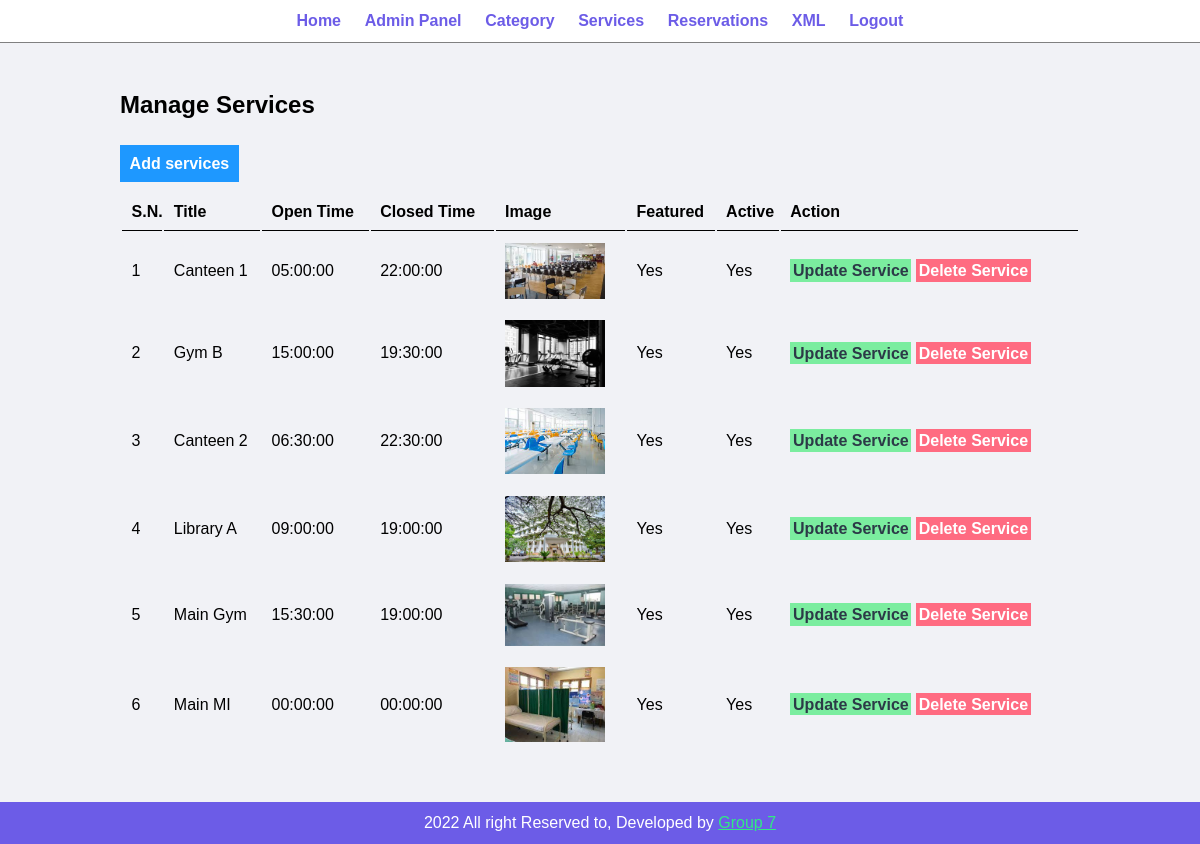
The app's page /admin/manage-service.php with its own data.
### tables this page shows
CREATE TABLE `tbl_service` (
  `id` int(50) NOT NULL,
  `title` varchar(50) NOT NULL,
  `description` varchar(100) NOT NULL,
  `otime` time NOT NULL,
  `ctime` time NOT NULL,
  `image_name` varchar(100) NOT NULL,
  `category_id` int(50) NOT NULL,
  `featured` varchar(50) NOT NULL,
  `active` varchar(50) NOT NULL
);

### admin/manage-service.php (the view, shortened to what this page needs)
<?php include('partials/menu.php');?>
<div class="main-content">
        <div class="wrapper">
       <h2>Manage Services</h2>
       <br>
         <br>
      <a href="<?php echo SITEURL;?>admin/add-service.php" class="btn-primary">Add services</a> <br> <br>
       <table class="tbl-full">
         <tr>
         <th>S.N.</th>
         <th>Title</th>
         <th>Open Time</th>
         <th>Closed Time</th>
         <th>Image</th>
         <th>Featured</th>
         <th>Active</th>
         <th>Action</th>
         </tr>
    <?php
        $sql = "SELECT * FROM tbl_service";
        $res= mysqli_query($conn,$sql);
        $count=mysqli_num_rows($res);
        $sn=1;
        if($count>0)
        {
            while($row=mysqli_fetch_assoc($res))
            {
              $id=$row['id'];
              $title = $row['title'];
              $otime=$row['otime'];
              $ctime=$row['ctime'];
              $image_name = $row['image_name'];
              $featured = $row['featured'];
              $active = $row['active'];
              ?>
            <tr>
                <td><?php echo $sn++ ; ?></td>
                <td><?php echo $title; ?></td>
                <td><?php echo $otime; ?></td>
                <td><?php echo $ctime; ?></td>
                <td>
                <?php
                if($image_name!=""){
                  ?>
                  <img src="<?php echo SITEURL;?>images/service/<?php echo $image_name; ?>"width="100px">
                  <?php
                }
                else{
                  echo "<div class='error'>Image Not Added.</div>";
                }
              ?>
                </td>
                <td><?php echo $featured; ?></td>
                <td><?php echo $active; ?></td>
                <td>
                    <a href="<?php echo SITEURL; ?>admin/update-service.php?id=<?php echo $id; ?>" class="btn-secondary"> Update Service</a>
                    <a href="<?php echo SITEURL; ?>admin/delete-service.php?id=<?php echo $id; ?>&image_name=<?php echo $image_name; ?>" class="btn-danger">Delete Service </a>
                </td>
            </tr>
              <?php
            }
        }
        else
        {
            echo"<tr><td colspan='8' class='error'> No Service Addded.</td></tr>";
        }
        ?>
       </table>
        </div>
      </div>
<?php include('partials/footer.php');?>

### admin/partials/menu.php (shortened to what this page needs)
<html>
    <head>
    <link rel="stylesheet" href="../css/admin.css">
    </head>
    <body>
      <div class="menu text-center">
          <div class="wrapper">
        <ul>
            <li><a href="index.php">Home</a></li>
            <li><a href="manage-admin.php">Admin Panel</a></li>
            <li><a href="manage-category.php">Category</a></li>
            <li><a href="manage-service.php">Services</a></li>
            <li><a href="appointment.php">Reservations</a></li>
            <li><a href="a.php">XML</a></li>
            <li><a href="../login/logout.php">Logout</a></li>
        </ul>
          </div>
      </div>
    </body>
</html>

### admin/partials/footer.php
  <div class="footer">
        <div class="wrapper">
           <p class="text-center">2022 All right Reserved to, Developed by <a href="#">Group 7</a></p>
        </div>
      </div>
  </body>
</html>

### css/admin.css (style rules this page uses)
* { margin: 0; padding: 0; font-family: Arial, Helvetica, sans-serif; }
.wrapper { padding: 1%; width: 80%; margin: 0 auto; }
.text-center { text-align: center; }
.menu { text-align: center; border-bottom: 1px solid gray; }
.menu ul { list-style-type: none; }
.menu ul li { display: inline; padding: 1%; }
.menu ul li a { text-decoration: none; font-weight: bold; color: #6c5ce7; }
.tbl-full { width: 100%; }
.btn-secondary { background-color: #7bed9f; padding: 1%; color: #2C3A47; text-decoration: none; font-weight: bold; }
table tr th { border-bottom: 1px solid black; padding: 1%; text-align: left; }
table tr td { padding: 1%; }
.btn-primary { background-color: #1e98ff; padding: 1%; color: white; text-decoration: none; font-weight: bold; }
.btn-danger { background-color: #ff6b81; padding: 1%; color: white; text-decoration: none; font-weight: bold; }
.main-content { background-color: #f1f2f6; padding: 3% 0; }
.footer { background-color:#6c5ce7 ; color: white; }
a { color: #31ea84; }

### admin/manage-service.php (style rules this page uses)
.tbl-full { width: 100%; }
table tr th { border-bottom: 1px solid black; padding: 1%; text-align: left; }
table tr td { padding: 1%; }
.btn-primary { background-color: #1e98ff; padding: 1%; color: white; text-decoration: none; font-weight: bold; }
.btn-secondary { background-color: #7bed9f; padding: 1%; color: #2C3A47; text-decoration: none; font-weight: bold; }
.btn-danger { background-color: #ff6b81; padding: 1%; color: white; text-decoration: none; font-weight: bold; }

### records on screen
tbl_service: title "Canteen 1", otime "05:00:00", ctime "22:00:00", image_name (picture), featured "Yes", active "Yes"
tbl_service: title "Gym B", otime "15:00:00", ctime "19:30:00", image_name (picture), featured "Yes", active "Yes"
tbl_service: title "Canteen 2", otime "06:30:00", ctime "22:30:00", image_name (picture), featured "Yes", active "Yes"
tbl_service: title "Library A", otime "09:00:00", ctime "19:00:00", image_name (picture), featured "Yes", active "Yes"
tbl_service: title "Main Gym", otime "15:30:00", ctime "19:00:00", image_name (picture), featured "Yes", active "Yes"
tbl_service: title "Main MI", otime "00:00:00", ctime "00:00:00", image_name (picture), featured "Yes", active "Yes"
